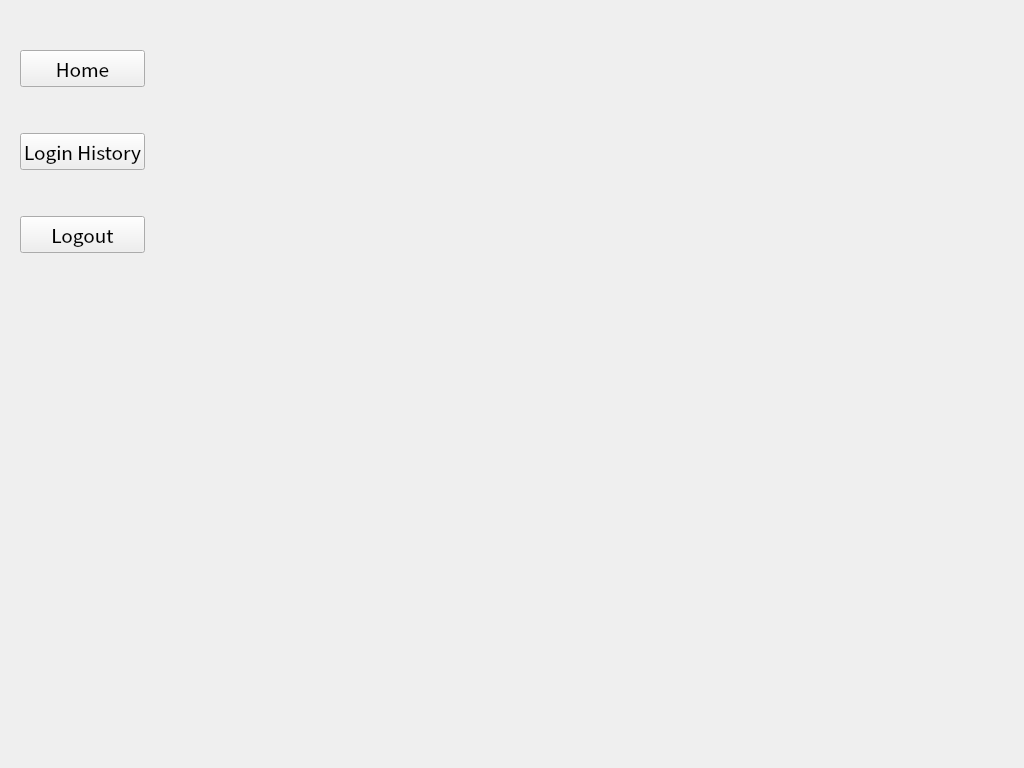
<?xml version="1.0" encoding="UTF-8"?>
<ui version="4.0">
 <class>Form</class>
 <widget class="QWidget" name="Form">
  <property name="geometry">
   <rect>
    <x>0</x>
    <y>0</y>
    <width>1024</width>
    <height>768</height>
   </rect>
  </property>
  <property name="windowTitle">
   <string>Form</string>
  </property>
  <widget class="QWidget" name="verticalLayoutWidget">
   <property name="geometry">
    <rect>
     <x>0</x>
     <y>0</y>
     <width>231</width>
     <height>771</height>
    </rect>
   </property>
   <layout class="QVBoxLayout" name="verticalLayout">
    <property name="sizeConstraint">
     <enum>QLayout::SetFixedSize</enum>
    </property>
    <property name="leftMargin">
     <number>20</number>
    </property>
    <property name="topMargin">
     <number>50</number>
    </property>
    <property name="rightMargin">
     <number>20</number>
    </property>
    <property name="bottomMargin">
     <number>50</number>
    </property>
    <item>
     <widget class="QPushButton" name="main_page_button">
      <property name="font">
       <font>
        <family>Noto Sans CJK TC</family>
        <pointsize>14</pointsize>
        <weight>50</weight>
        <bold>false</bold>
       </font>
      </property>
      <property name="text">
       <string>Home</string>
      </property>
     </widget>
    </item>
    <item>
     <spacer name="verticalSpacer_2">
      <property name="orientation">
       <enum>Qt::Vertical</enum>
      </property>
      <property name="sizeType">
       <enum>QSizePolicy::Fixed</enum>
      </property>
      <property name="sizeHint" stdset="0">
       <size>
        <width>20</width>
        <height>40</height>
       </size>
      </property>
     </spacer>
    </item>
    <item>
     <widget class="QPushButton" name="login_history_button">
      <property name="font">
       <font>
        <family>Noto Sans CJK HK</family>
        <pointsize>14</pointsize>
        <weight>50</weight>
        <bold>false</bold>
       </font>
      </property>
      <property name="text">
       <string>Login History</string>
      </property>
     </widget>
    </item>
    <item>
     <spacer name="verticalSpacer">
      <property name="orientation">
       <enum>Qt::Vertical</enum>
      </property>
      <property name="sizeType">
       <enum>QSizePolicy::MinimumExpanding</enum>
      </property>
      <property name="sizeHint" stdset="0">
       <size>
        <width>20</width>
        <height>40</height>
       </size>
      </property>
     </spacer>
    </item>
    <item>
     <widget class="QPushButton" name="logout_button">
      <property name="font">
       <font>
        <family>Noto Sans CJK HK</family>
        <pointsize>14</pointsize>
       </font>
      </property>
      <property name="text">
       <string>Logout</string>
      </property>
     </widget>
    </item>
   </layout>
  </widget>
 </widget>
 <resources/>
 <connections/>
</ui>
